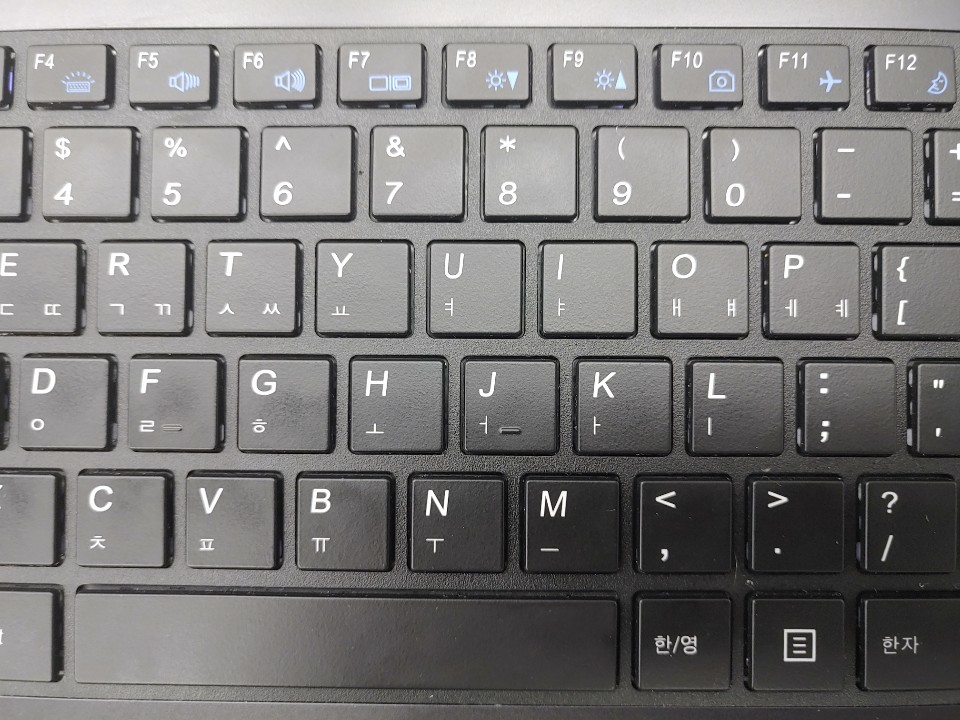
#> input picture imglist/Keyboard.jpg, 960 x 720 px
$ python step22_myLabeling.py
#> lines starting #> are read from the running program, lines starting #| are printed output that depends on the picture; after the words box and inside, x2 and y2 are one past the last pixel; in counts of white or black regions, pixels touching at a corner belong together
import sys
import cv2
import numpy as np

src = cv2.imread('imglist/Keyboard.jpg', cv2.IMREAD_GRAYSCALE)
#> src: shape (720, 960); min 0, max 255, mean 122.8
_, src_bin = cv2.threshold(src,0 , 255, cv2.THRESH_OTSU)
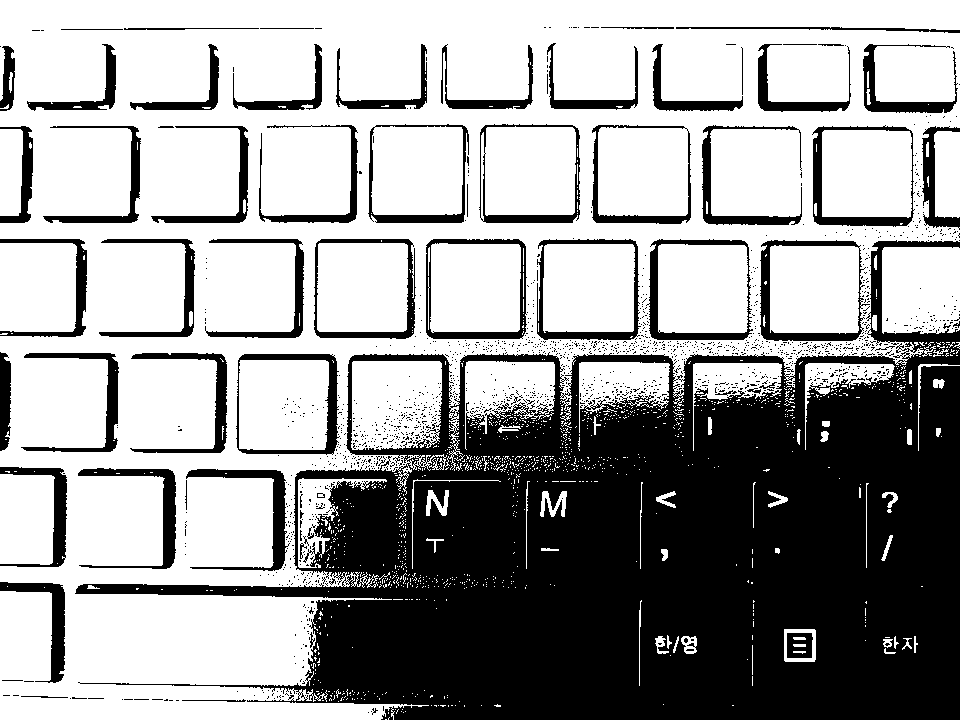
#> src_bin: shape (720, 960); 61.9% white; 1630 black regions (1564 under 20 px), largest, box (x1, y1, x2, y2) and area: (75, 240, 960, 720) 203210, (760, 240, 870, 341) 2157, (186, 469, 290, 571) 2049

cnt, labels, stats, centroids = cv2.connectedComponentsWithStats(src_bin)
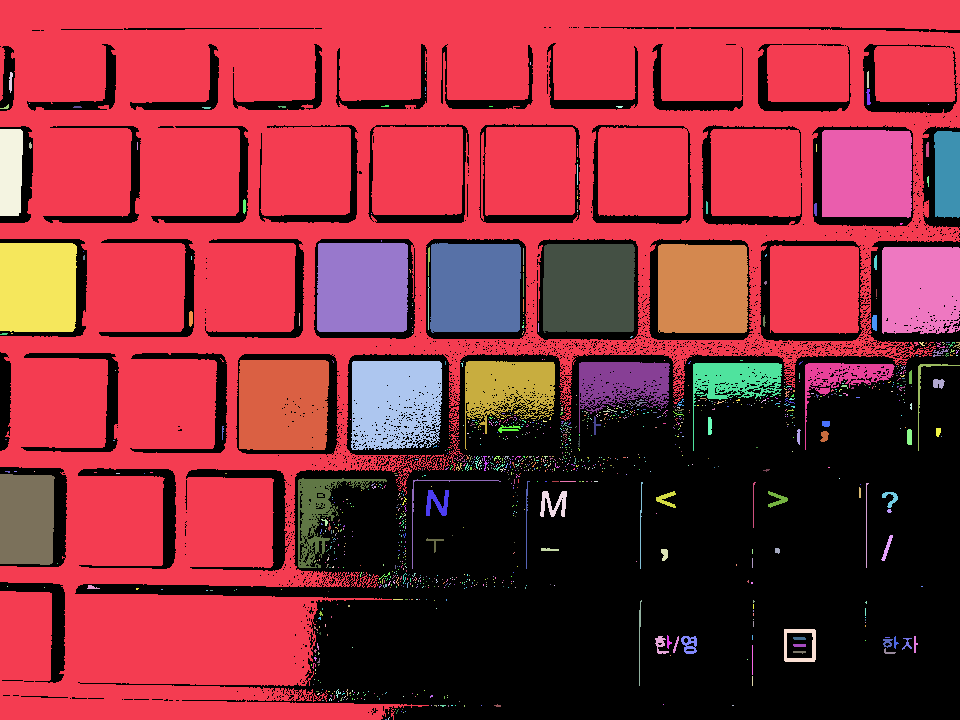
#> labels: shape (720, 960) int32; 1222 distinct labels, from 0 to 1221; one colour per label, 0 black
#> cnt = 1222; stats = 1222 rows, first 6: [0, 27, 960, 693, 263427], [0, 0, 960, 720, 328580], [530, 62, 1, 3, 3], [867, 71, 2, 17, 33], [9, 72, 4, 21, 56], [425, 72, 1, 2, 2]; centroids = 1222 pairs, first value 3.69 to 957.1, second value 63 to 719

dst = cv2.cvtColor(src, cv2.COLOR_GRAY2BGR)
for i in range(1, cnt) :
    (x,y,w,h,area) = stats[i]
    (x_center,y_center) = centroids[i]
    if area > 250 :
        cv2.rectangle(dst,(x,y), (x+w,y+h), (0,255,255), 2)
        dst[int(y_center)-5:int(y_center)+6,int(x_center)-5:int(x_center)+6] = (0,255,255)
    else :
        continue
#> this loop made 1221 passes
#> (x, y, w, h, area, x_center, y_center) on passes 1, 3, 4: (0, 0, 960, 720, 328580, 374.3, 262), (867, 71, 2, 17, 33, 867.5, 79.24), (9, 72, 4, 21, 56, 10.27, 81.41)
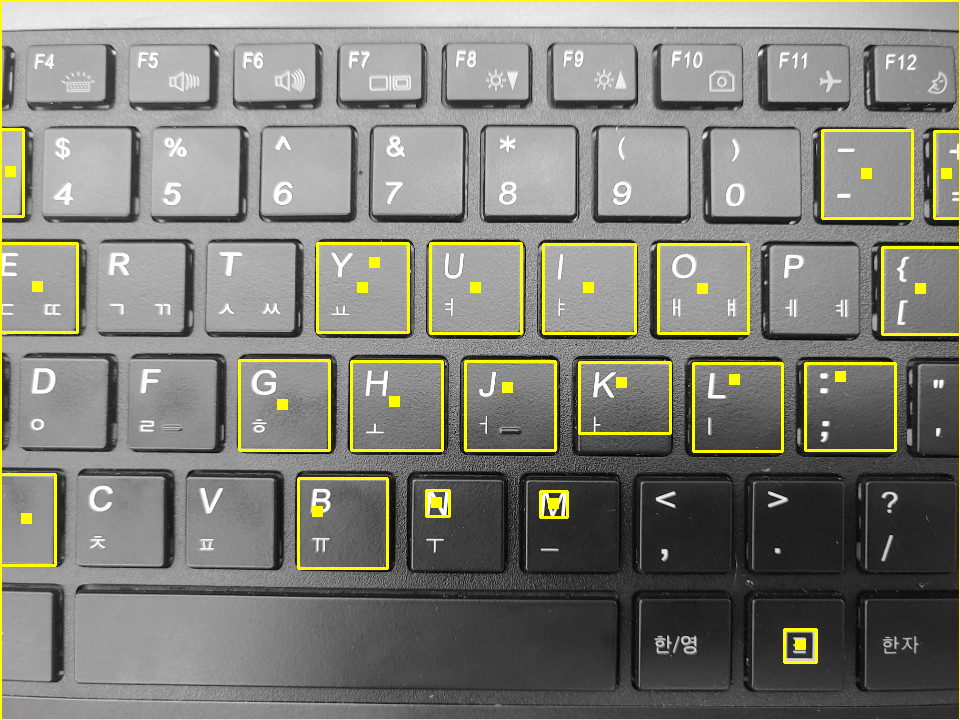
#> dst: shape (720, 960, 3); mean B, G, R 119, 127.9, 127.9

cv2.imshow('src_bin',src_bin)
cv2.imshow('src',src)
cv2.imshow('dst',dst)


cv2.waitKey()
cv2.destroyAllWindows()

$ run again, with imglist/Hawkes.jpg copied over imglist/Keyboard.jpg
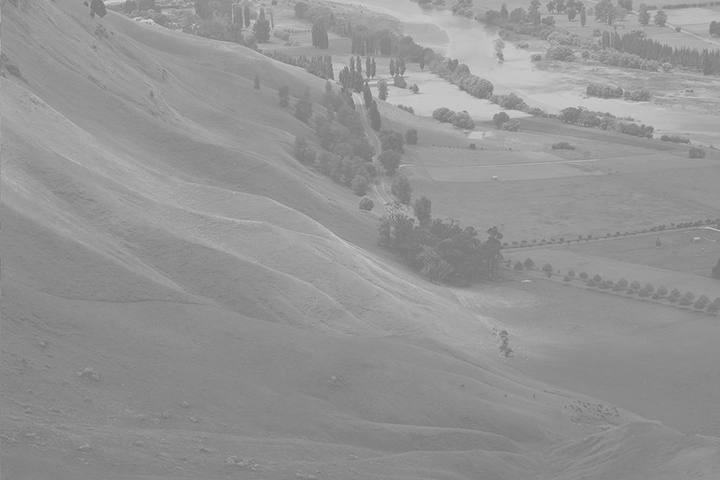
#> input picture imglist/Hawkes.jpg, 720 x 480 px
#> src is the input picture: shape (480, 720); min 113, max 213, mean 148
#> src_bin: shape (480, 720); 28.3% white; 1366 white regions (1302 under 20 px), largest, box (x1, y1, x2, y2) and area: (19, 0, 720, 227) 56332, (0, 76, 568, 362) 33367, (443, 204, 498, 230) 461
#> `cnt, labels, stats, centroids = cv2.connectedComponentsWithStats(src_b..`:
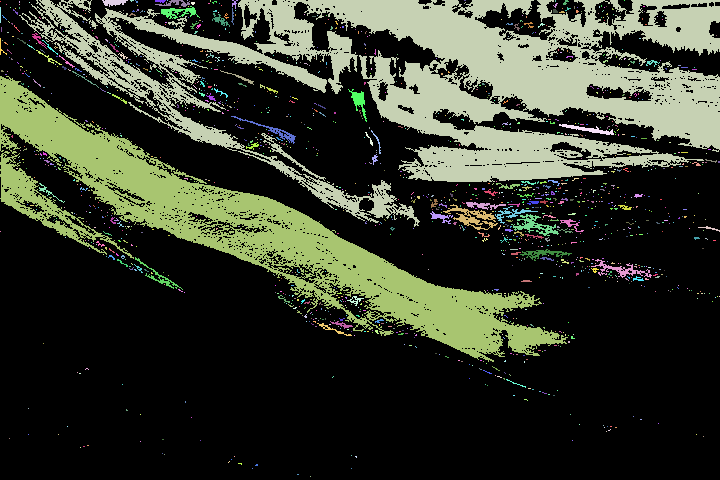
#> labels: shape (480, 720) int32; 1367 distinct labels, from 0 to 1366; one colour per label, 0 black
#> cnt = 1367; stats = 1367 rows, first 6: [0, 0, 720, 480, 247760], [0, 1, 1, 1, 1], [19, 1, 1, 2, 2], [19, 0, 701, 227, 56332], [102, 0, 26, 7, 115], [130, 0, 4, 2, 5]; centroids = 1367 pairs, first value 0 to 719, second value 0 to 476
#> the loop `for i in range(1, cnt) :` made 1366 passes
#> (x, y, w, h, area, x_center, y_center) on passes 3, 4, 7: (19, 0, 701, 227, 56332, 450.2, 81.81), (102, 0, 26, 7, 115, 113.6, 2.04), (155, 0, 11, 3, 24, 160, 0.667)
#> after the loop `for i in range(1, cnt) :`:
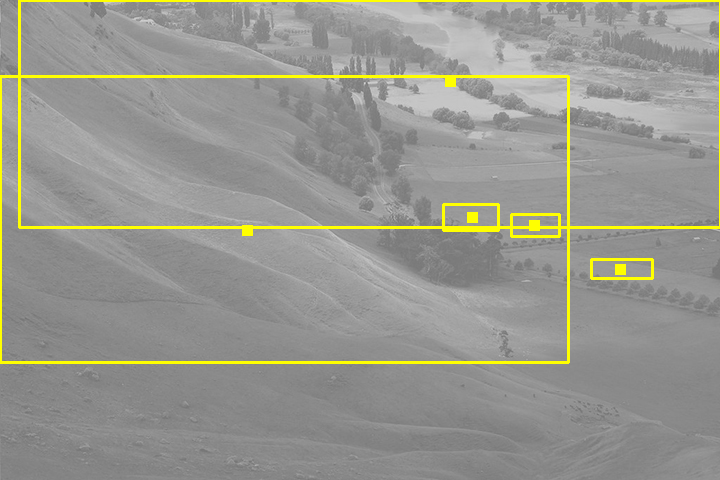
#> dst: shape (480, 720, 3); 3.2% of pixels changed, all inside (x1, y1, x2, y2) = (0, 0, 720, 364)

$ run again, with imglist/cat.jpg copied over imglist/Keyboard.jpg
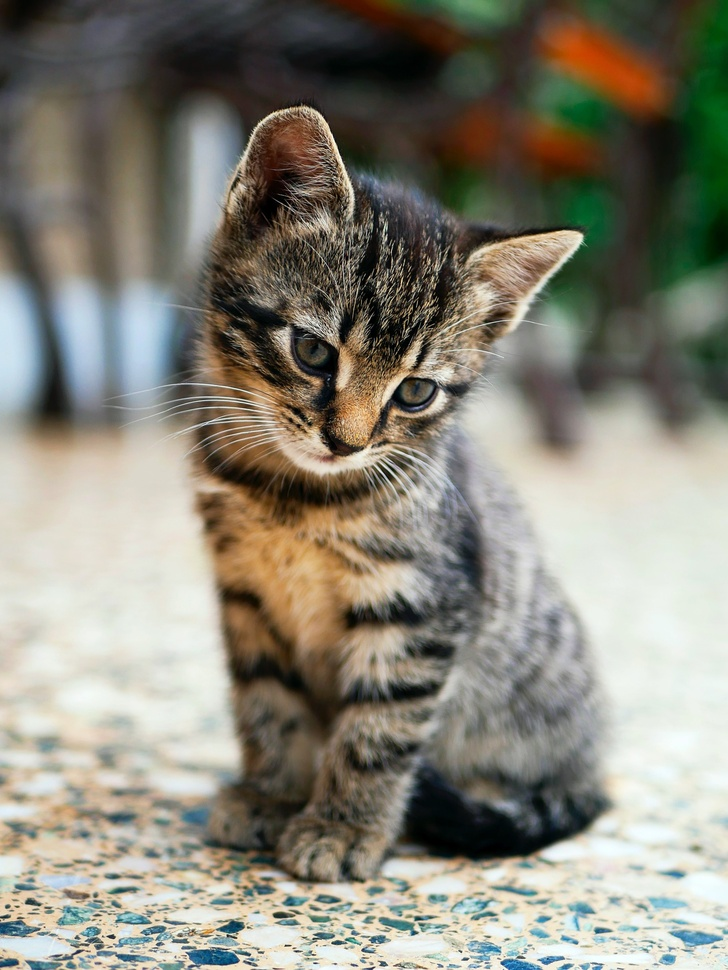
#> input picture imglist/cat.jpg, 728 x 970 px, shrunk from 1853 x 2470 before the run
#> src_bin: shape (970, 728); 47.1% white; 674 white regions (617 under 20 px), largest, box (x1, y1, x2, y2) and area: (0, 203, 728, 970) 311364, (184, 108, 295, 266) 5626, (336, 334, 425, 446) 2597
#> `cnt, labels, stats, centroids = cv2.connectedComponentsWithStats(src_b..`:
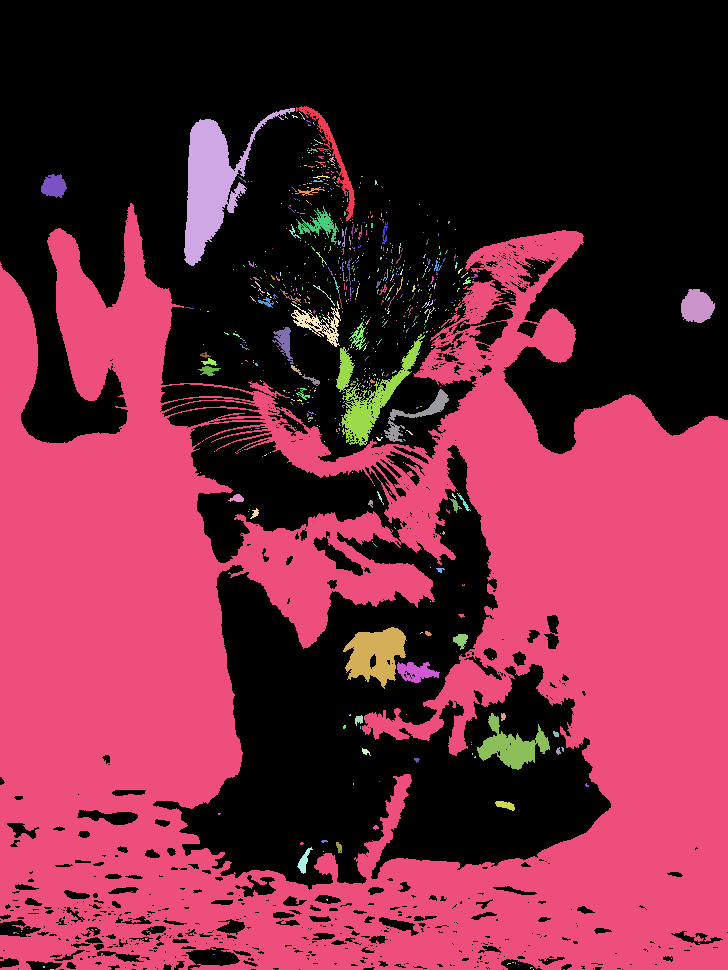
#> labels: shape (970, 728) int32; 675 distinct labels, from 0 to 674; one colour per label, 0 black
#> cnt = 675; stats = 675 rows, first 6: [0, 0, 728, 970, 373302], [296, 106, 59, 115, 890], [184, 108, 111, 158, 5626], [299, 112, 6, 8, 9], [292, 115, 6, 3, 9], [285, 116, 3, 3, 4]; centroids = 675 pairs, first value 15 to 696.6, second value 115.8 to 969
#> the loop `for i in range(1, cnt) :` made 674 passes
#> (x, y, w, h, area, x_center, y_center) on passes 1, 2, 25: (296, 106, 59, 115, 890, 332.8, 155.8), (184, 108, 111, 158, 5626, 211.1, 183), (329, 157, 6, 9, 20, 331.9, 160.4)
#> after the loop `for i in range(1, cnt) :`:
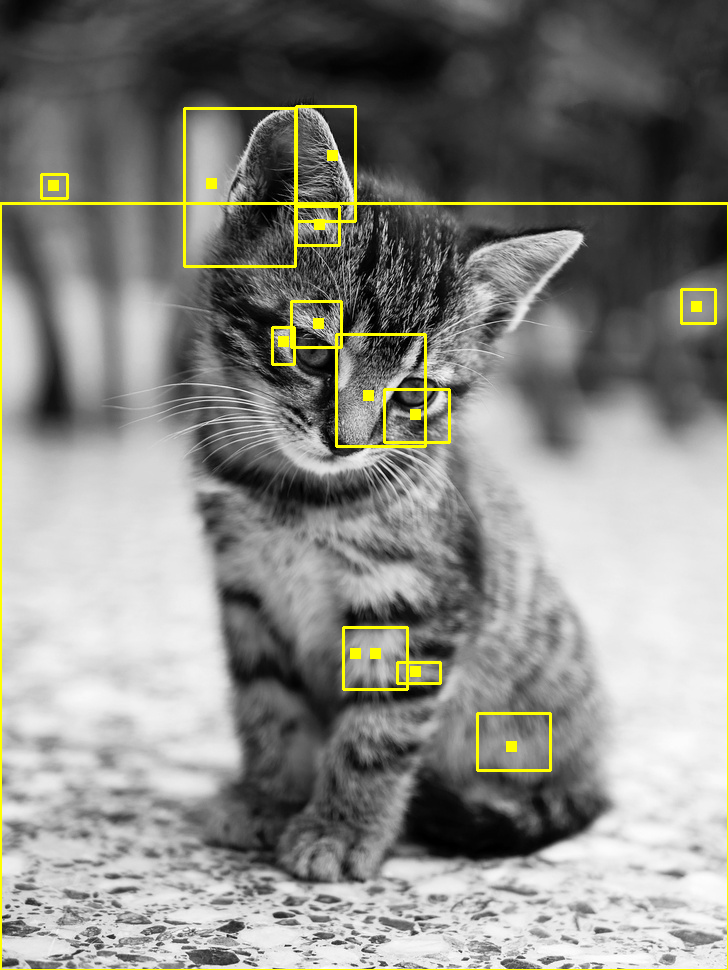
#> dst: shape (970, 728, 3); mean B, G, R 130.1, 135.5, 135.5
